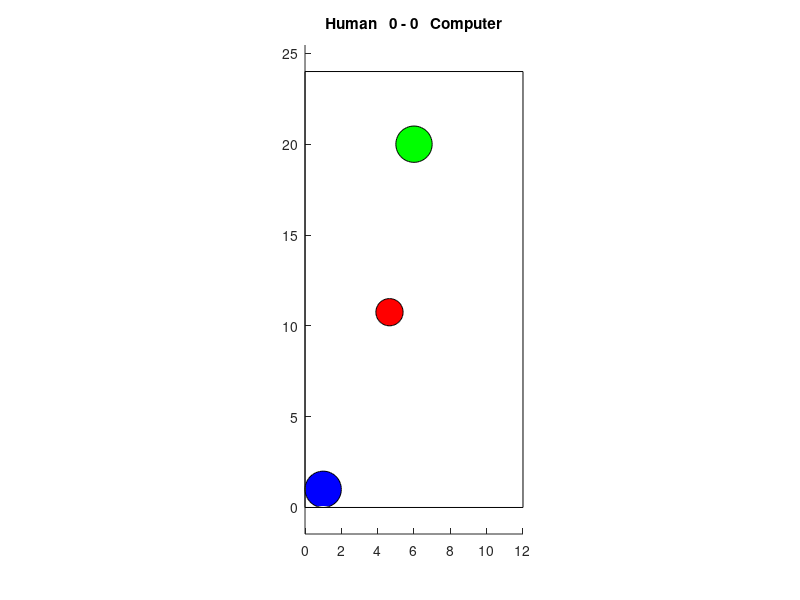

Recreate this plot in MATLAB. (Note: this script raises an error after producing the figure.)
%%%%%%
%Simulation
clear all
clc
global puck mallet table fig score goalsize comp e;
global width height input output mutability crossover population genome;

puck.d = 1.5;
puck.m = .1;
mallet.m = 5;
mallet.d = 2;
mallet.v = [0,0];
comp.m = mallet.m;
comp.d = mallet.d;
comp.v = [0,0];
puck.v = [0,15];
score = [0,0];
e = 0.9;

goalsize = 4;

table.x = 12;
table.y = 24;

fig = figure('units','normalized','position',[0 0 .3 .8]);
title(sprintf('Human   %d - %d   Computer',score))
axis equal
hold on;
table.obj = rectangle('Position',[0,0,table.x,table.y]);
rectangle('Position',[table.x/2-goalsize/2,-1,goalsize,2],'FaceColor','w','EdgeColor','none');
rectangle('Position',[table.x/2-goalsize/2,table.y-1,goalsize,2],'FaceColor','w','EdgeColor','none');
puck.obj = rectangle('Curvature',[1,1],'Position',[3.9,10,puck.d,puck.d],'FaceColor','r');
mallet.obj = rectangle('Curvature',[1,1],'Position',[0,0,mallet.d,mallet.d],'FaceColor','b');
comp.obj = rectangle('Curvature',[1,1],'Position',[table.x/2 - mallet.d/2,table.y - comp.d - 3,comp.d,comp.d],'FaceColor','g');

%AI VARIABLES
width = 20;
height = 2;
input = 6;
output = 2;
mutability = 0.001;
crossover = 0.75;
population = 40;

play();


